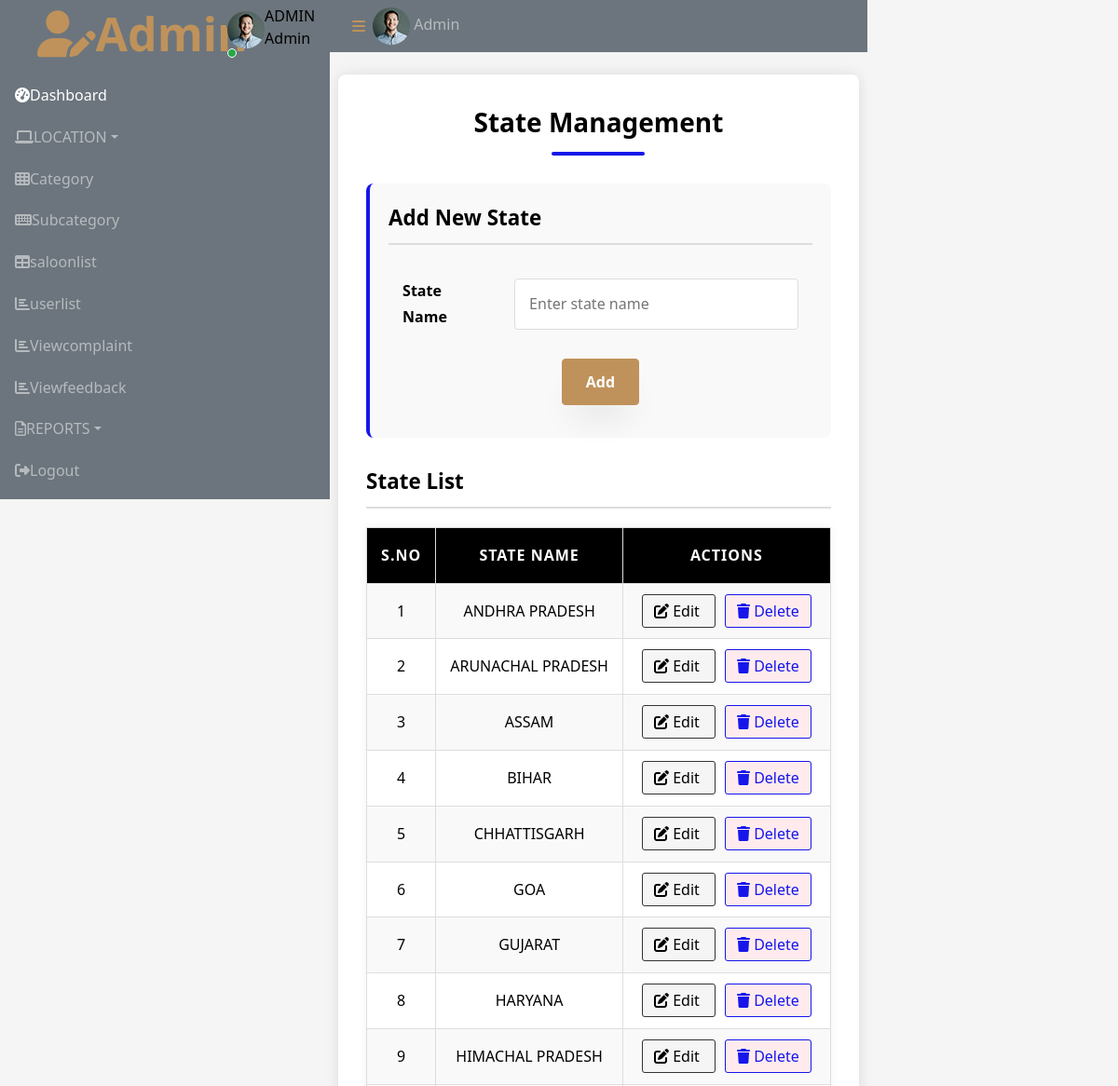
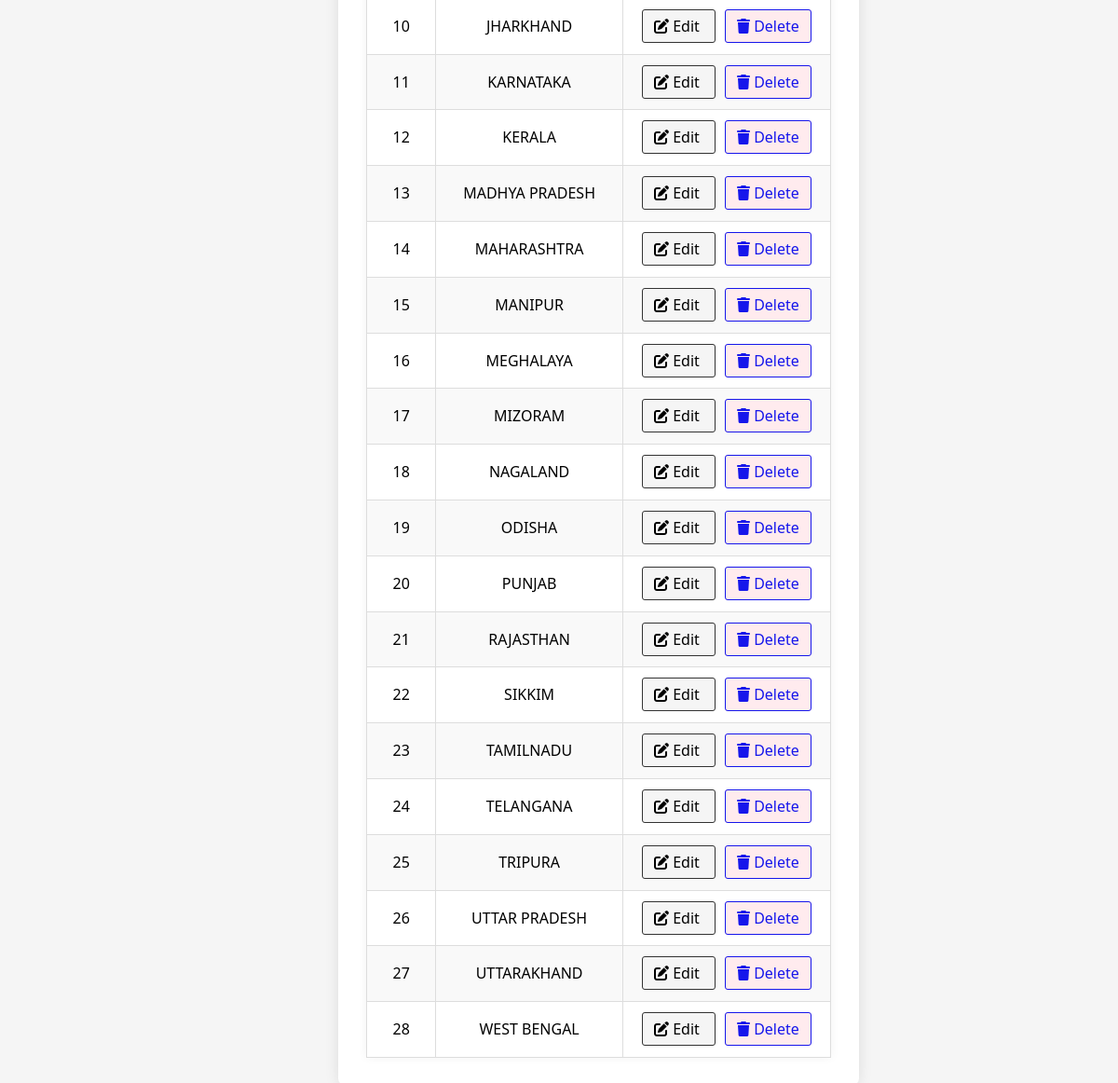
The page /Admin/State.php (signed in) on the database its author committed (2 pictures, top to bottom).
### tables this page shows
CREATE TABLE `tbl_state` (
  `state_id` int(11) NOT NULL,
  `state_name` varchar(40) NOT NULL,
  `state_status` int(11) NOT NULL DEFAULT 1
);

### Admin/State.php (the view, shortened to what this page needs)
<?php
include("../Assets/Connection/Connection.php");
include('Header.php');
$sid="";
$sname="";
		?>
<!DOCTYPE html PUBLIC "-//W3C//DTD XHTML 1.0 Transitional//EN" "http://www.w3.org/TR/xhtml1/DTD/xhtml1-transitional.dtd">
<html xmlns="http://www.w3.org/1999/xhtml">
<head>
<link rel="stylesheet" href="https://cdnjs.cloudflare.com/ajax/libs/font-awesome/6.4.0/css/all.min.css">
</head>
<body>
<div class="container">
    <h1 class="page-title">State Management</h1>
    <div class="form-container">
        <h2 class="form-title"><?php echo $sid ? 'Edit State' : 'Add New State'; ?></h2>
        <form id="form1" name="form1" method="post" action="">
            <table class="form-table">
                <tr>
                    <td width="120" class="form-label">State Name</td>
                    <td>
                        <input type="text" name="txt_sname" maxlength="30" id="txt_sname" value="<?php echo $sname ?>" required placeholder="Enter state name" title="Name Allows Only Alphabets,Spaces and First Letter Must Be Capital Letter" pattern="^[A-Z]+[a-zA-Z ]*$" />
                    </td>
                </tr>
                <tr>
                    <td colspan="2" class="center-buttons">
                        <input type="submit" name="btn_submit" id="btn_submit" value="<?php echo $sid ? 'Update' : 'Add'; ?>" class="btn btn-primary" />
                    </td>
                </tr>
            </table>
        </form>
    </div>
    <div class="data-container">
        <h2 class="data-title">State List</h2>
        <table class="data-table">
            <tr>
                <th width="50">S.No</th>
                <th>State Name</th>
                <th width="200">Actions</th>
            </tr>
            <?php
            $i = 0;
            $sel = "select * from tbl_state where state_status=1 ORDER BY state_name ASC";
            $row = $con->query($sel);
            if($row && $row->num_rows > 0) {
                while($data = $row->fetch_assoc())
                {
                    $i++;
            ?>
            <tr>
                <td><?php echo $i; ?></td>
                <td><?php echo $data["state_name"];?></td>
                <td class="action-cell">
                    <a href="State.php?edid=<?php echo $data['state_id']?>" class="action-link action-edit">
                        <i class="fas fa-edit"></i> Edit
                    </a>
                    <a href="State.php?delid=<?php echo $data['state_id'] ?>" class="action-link action-delete" onclick="return confirm('Are you sure you want to delete this state?')">
                        <i class="fas fa-trash"></i> Delete
                    </a>
                </td>
            </tr>
            <?php
                }
            } else {
            ?>
            <tr>
                <td colspan="3" class="no-data">No states found. Add your first state above.</td>
            </tr>
            <?php } ?>
        </table>
    </div>
</div>
</body>
</html>
<?php
include('Footer.php');
?>

### Admin/Header.php (shortened to what this page needs)
<?php
include("../Assets/Connection/Connection.php");
$select="select * from tbl_admin where admin_id='".$_SESSION['aid']."'";
$res=$con->query($select);
$data=$res->fetch_assoc();
?>
 <!DOCTYPE html>
<html lang="en">
<head>
    <link href="https://cdnjs.cloudflare.com/ajax/libs/font-awesome/5.10.0/css/all.min.css" rel="stylesheet">
    <link href="https://cdn.jsdelivr.net/npm/bootstrap-icons@1.4.1/font/bootstrap-icons.css" rel="stylesheet">
    <link href="../Assets/Templates/Admin/lib/owlcarousel/assets/owl.carousel.min.css" rel="stylesheet">
    <link href="../Assets/Templates/Admin/lib/tempusdominus/css/tempusdominus-bootstrap-4.min.css" rel="stylesheet" />
    <link href="../Assets/Templates/Admin/css/bootstrap.min.css" rel="stylesheet">
    <link href="../Assets/Templates/Admin/css/style.css" rel="stylesheet">
</head>
<body>
    <div class="container-fluid position-relative d-flex p-0">
        <div class="sidebar pe-4 pb-3">
            <nav class="navbar bg-secondary navbar-dark">
                <a href="index.html" class="navbar-brand mx-4 mb-3">
                    <span a href="Adminhome.php" class="text-primary"><i class="fa fa-user-edit me-2"></i>Admin</span>
                </a>
                <div class="d-flex align-items-center ms-4 mb-4">
                    <div class="position-relative">
                        <img class="rounded-circle" src="../Assets/Templates/Admin/img/user.jpg" alt="" style="width: 40px; height: 40px;">
                        <div class="bg-success rounded-circle border border-2 border-white position-absolute end-0 bottom-0 p-1"></div>
                    </div>
                    <div class="ms-3">
                        <h6 class="mb-0">ADMIN</h6>
                        <span>Admin</span>
                    </div>
                </div>
                <div class="navbar-nav w-100">
                    <a href="Adminhome.php" class="nav-item nav-link active"><i class="fa fa-tachometer-alt me-2"></i>Dashboard</a>
                    <div class="nav-item dropdown">
                        <a href="#" class="nav-link dropdown-toggle" data-bs-toggle="dropdown"><i class="fa fa-laptop me-2"></i>LOCATION</a>
                    </div>
                    <a href="Category.php" class="nav-item nav-link"><i class="fa fa-th me-2"></i>Category</a>
                    <a href="Subcategory.php" class="nav-item nav-link"><i class="fa fa-keyboard me-2"></i>Subcategory</a>
                    <a href="saloonlist.php" class="nav-item nav-link"><i class="fa fa-table me-2"></i>saloonlist</a>
                    <a href="userlist.php" class="nav-item nav-link"><i class="fa fa-chart-bar me-2"></i>userlist</a>
                    <a href="Viewcomplaint.php" class="nav-item nav-link"><i class="fa fa-chart-bar me-2"></i>Viewcomplaint</a>
                    <a href="Viewfeedback.php" class="nav-item nav-link"><i class="fa fa-chart-bar me-2"></i>Viewfeedback</a>
                    <div class="nav-item dropdown">
                        <a href="#" class="nav-link dropdown-toggle" data-bs-toggle="dropdown"><i class="far fa-file-alt me-2"></i>REPORTS</a>
                    </div>
                    <a href="../Logout.php" class="nav-item nav-link"><i class="fa fa-sign-out-alt me-2"></i>Logout</a>
                </div>
            </nav>
        </div>
        <div class="content">
            <nav class="navbar navbar-expand bg-secondary navbar-dark sticky-top px-4 py-0">
                <a href="#" class="sidebar-toggler flex-shrink-0">
                    <i class="fa fa-bars"></i>
                </a>
                <div class="navbar-nav align-items-center ms-auto">
                    <div class="nav-item dropdown">
                        <a href="#" class="nav-link " data-bs-toggle="dropdown">
                            <img class="rounded-circle me-lg-2" src="../Assets/Templates/Admin/img/user.jpg" alt="" style="width: 40px; height: 40px;">
                            <span class="d-none d-lg-inline-flex"><?php echo $data['admin_name']; ?></span>
                        </a>
                    </div>
                </div>
            </nav>
            <div class="container-fluid pt-4 px-4">
                <div class="row g-4">

### Admin/State.php (style rules this page uses)
* { margin: 0; padding: 0; box-sizing: border-box; font-family: 'Segoe UI', Tahoma, Geneva, Verdana, sans-serif; }
body { background-color: #f5f5f5; color: #000; }
.container { max-width: 1000px; margin: 0 auto; background: white; border-radius: 8px; box-shadow: 0 0 15px rgba(0,0,0,0.1); padding: 30px; }
.page-title { text-align: center; margin-bottom: 30px; color: #000; font-size: 28px; position: relative; padding-bottom: 15px; font-weight: bold; }
.page-title:after { content: ''; position: absolute; bottom: 0; left: 50%; transform: translateX(-50%); width: 100px; height: 4px; background: #1616eb; border-radius: 2px; }
.form-container { margin-bottom: 30px; padding: 20px; background: #f9f9f9; border-radius: 8px; border-left: 4px solid #1616eb; }
.form-title { font-size: 1.4rem; color: #000; margin-bottom: 20px; padding-bottom: 10px; border-bottom: 2px solid #ddd; font-weight: bold; }
.form-table { width: 100%; border-collapse: collapse; }
.form-table td { padding: 15px; }
.form-label { font-weight: bold; color: #000; }
input[type="text"] { width: 100%; padding: 12px 15px; border: 1px solid #ddd; border-radius: 4px; font-size: 16px; transition: all 0.3s; background: #fff; color: #000; }
.btn { padding: 12px 25px; border: none; border-radius: 4px; font-size: 16px; cursor: pointer; transition: all 0.3s; font-weight: 600; }
.btn-primary { background: #1616eb; color: white; }
.data-container { margin-top: 30px; }
.data-title { font-size: 1.4rem; color: #000; margin-bottom: 20px; padding-bottom: 10px; border-bottom: 2px solid #ddd; font-weight: bold; }
.data-table { width: 100%; border-collapse: collapse; margin-top: 20px; background: #fff; box-shadow: 0 0 10px rgba(0,0,0,0.05); }
.data-table th, .data-table td { padding: 15px; text-align: center; border: 1px solid #ddd; }
.data-table th { background-color: #000; color: white; font-weight: 600; text-transform: uppercase; letter-spacing: 1px; }
.data-table tr:nth-child(even) { background-color: #f9f9f9; }
.action-cell { white-space: nowrap; }
.action-link { color: #1616eb; text-decoration: none; margin: 0 5px; padding: 6px 12px; border-radius: 3px; transition: all 0.3s; font-weight: 500; }
.action-delete { background: #ffebee; border: 1px solid #1616eb; }
.action-edit { background: #f5f5f5; border: 1px solid #333; color: #000; }
.center-buttons { text-align: center; }

### rows shown on the page
tbl_state: state_name "ANDHRA PRADESH"
tbl_state: state_name "ARUNACHAL PRADESH"
tbl_state: state_name "ASSAM"
tbl_state: state_name "BIHAR"
tbl_state: state_name "CHHATTISGARH"
tbl_state: state_name "GOA"
tbl_state: state_name "GUJARAT"
tbl_state: state_name "HARYANA"
tbl_state: state_name "HIMACHAL PRADESH"
tbl_state: state_name "JHARKHAND"
tbl_state: state_name "KARNATAKA"
tbl_state: state_name "KERALA"
tbl_state: state_name "MADHYA PRADESH"
tbl_state: state_name "MAHARASHTRA"
tbl_state: state_name "MANIPUR"
tbl_state: state_name "MEGHALAYA"
tbl_state: state_name "MIZORAM"
tbl_state: state_name "NAGALAND"
tbl_state: state_name "ODISHA"
tbl_state: state_name "PUNJAB"
tbl_state: state_name "RAJASTHAN"
tbl_state: state_name "SIKKIM"
tbl_state: state_name "TAMILNADU"
tbl_state: state_name "TELANGANA"
tbl_state: state_name "TRIPURA"
tbl_state: state_name "UTTAR PRADESH"
tbl_state: state_name "UTTARAKHAND"
tbl_state: state_name "WEST BENGAL"

### other values the page prints
$data['admin_name'] "Admin"
